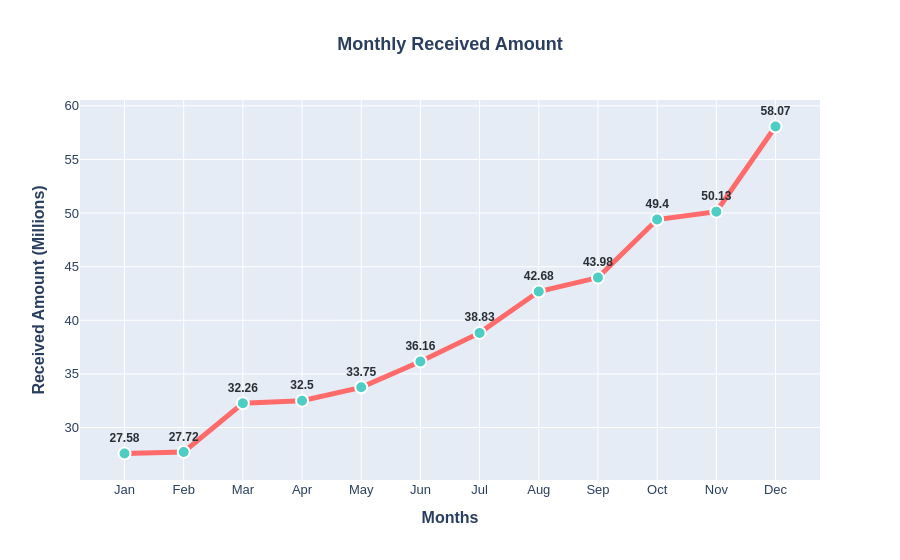

Notebook code for this chart:
### Markdown cell above
### Monthly Trends by Issue Date for Total Amount Recevied

### Code cell
import plotly.graph_objects as go

monthly_received = (
    df.sort_values('issue_date')
    .assign(month_name=lambda x: x['issue_date'].dt.strftime('%b'))
    .groupby('month_name', sort=False)['total_payment']
    .sum()
    .div(1_000_000)   # millions
    .reset_index(name='received_amount_millions')
)


labels = monthly_received['received_amount_millions'].round(2).astype(str)

# fig 
fig = go.Figure()

fig.add_trace(go.Scatter(
    x=monthly_received['month_name'],
    y=monthly_received['received_amount_millions'],
    mode='lines+markers+text',
    line=dict(width=5, color='#FF6B6B'),
    marker=dict(size=12, color='#4ECDC4', symbol='circle', line=dict(width=2, color='white')),

    text=labels,   
    texttemplate='<b>%{text}</b>',
    textposition='top center',
    textfont=dict(size=12, color='#292F36'),

    hovertemplate='<b>%{x}</b><br>Received: %{y:.0f}M<extra></extra>'  

# layout clean
fig.update_layout(
    title='<b>Monthly Received Amount</b>',
    title_x=0.5,
    xaxis_title='<b>Months</b>',
    yaxis_title='<b>Received Amount (Millions)</b>',
    font=dict(size=13, family='Arial')
)

fig.show()

### Figure 1 — Plotly figure (JSON) as saved in the notebook; plotly's stock layout.template omitted (floating-point values rounded to 4 significant figures)
{"data": [{"hovertemplate": "<b>%{x}</b><br>Received: %{y:.0f}M<extra></extra>", "line": {"color": "#FF6B6B", "width": 5}, "marker": {"color": "#4ECDC4", "line": {"color": "white", "width": 2}, "size": 12, "symbol": "circle"}, "mode": "lines+markers+text", "text": ["27.58", "27.72", "32.26", "32.5", "33.75", "36.16", "38.83", "42.68", "43.98", "49.4", "50.13", "58.07"], "textfont": {"color": "#292F36", "size": 12}, "textposition": "top center", "texttemplate": "<b>%{text}</b>", "type": "scatter", "x": ["Jan", "Feb", "Mar", "Apr", "May", "Jun", "Jul", "Aug", "Sep", "Oct", "Nov", "Dec"], "y": [27.58, 27.72, 32.26, 32.5, 33.75, 36.16, 38.83, 42.68, 43.98, 49.4, 50.13, 58.07]}], "layout": {"font": {"family": "Arial", "size": 13}, "title": {"text": "<b>Monthly Received Amount</b>", "x": 0.5}, "xaxis": {"title": {"text": "<b>Months</b>"}}, "yaxis": {"title": {"text": "<b>Received Amount (Millions)</b>"}}}}
